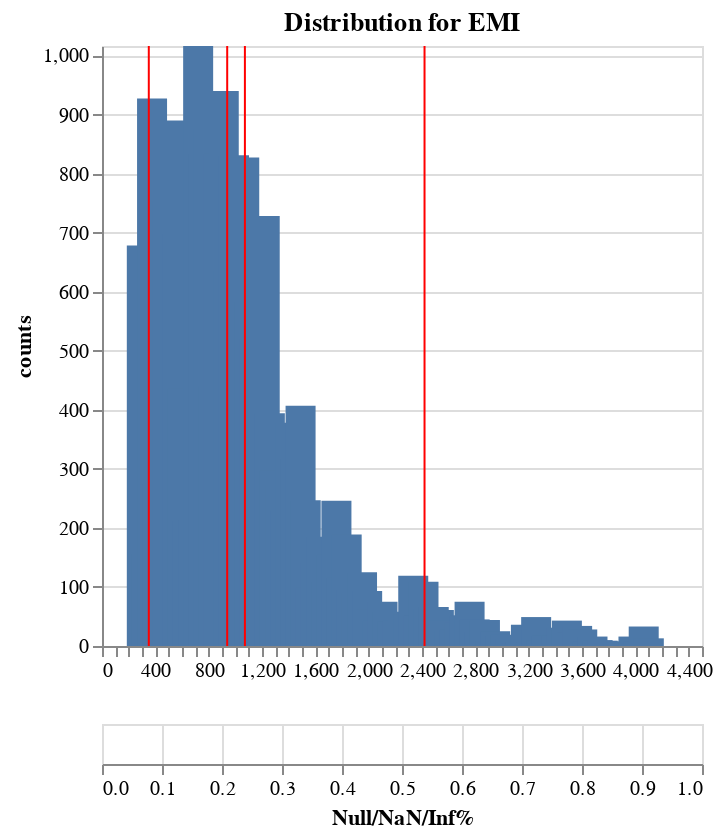

The notebook cell this image was saved under:
### Code cell
df_bins, plot = dia.plot_dist(
    "EMI",
    n_bins = 100, 
    density = False, 
    filter_by = pl.col("EMI").is_between(pl.col("EMI").quantile(0.01), pl.col("EMI").quantile(0.99)),
    show_bad_values = True
) # .interactive()

plot.interactive()

### Figure 1 — Vega specification as saved in the notebook (floating-point values rounded to 4 significant figures)
{"$schema": "https://vega.github.io/schema/vega/v5.json", "data": [{"name": "param_1_store"}, {"name": "source_0", "values": [{"counts": 678, "counts_end": 678.0, "counts_start": 0.0, "cuts": 298.6}, {"counts": 157, "counts_end": 157.0, "counts_start": 0.0, "cuts": 337.0}, {"counts": 927, "counts_end": 927.0, "counts_start": 0.0, "cuts": 375.4}, {"counts": 275, "counts_end": 275.0, "counts_start": 0.0, "cuts": 413.8}, {"counts": 312, "counts_end": 312.0, "counts_start": 0.0, "cuts": 452.3}, {"counts": 755, "counts_end": 755.0, "counts_start": 0.0, "cuts": 490.7}, {"counts": 890, "counts_end": 890.0, "counts_start": 0.0, "cuts": 529.1}, {"counts": 698, "counts_end": 698.0, "counts_start": 0.0, "cuts": 567.5}, {"counts": 436, "counts_end": 436.0, "counts_start": 0.0, "cuts": 605.9}, {"counts": 213, "counts_end": 213.0, "counts_start": 0.0, "cuts": 644.3}, {"counts": 213, "counts_end": 213.0, "counts_start": 0.0, "cuts": 682.7}, {"counts": 1016, "counts_end": 1016.0, "counts_start": 0.0, "cuts": 721.1}, {"counts": 833, "counts_end": 833.0, "counts_start": 0.0, "cuts": 759.5}, {"counts": 874, "counts_end": 874.0, "counts_start": 0.0, "cuts": 797.9}, {"counts": 440, "counts_end": 440.0, "counts_start": 0.0, "cuts": 836.4}, {"counts": 834, "counts_end": 834.0, "counts_start": 0.0, "cuts": 874.8}, {"counts": 940, "counts_end": 940.0, "counts_start": 0.0, "cuts": 913.2}, {"counts": 635, "counts_end": 635.0, "counts_start": 0.0, "cuts": 951.6}, {"counts": 831, "counts_end": 831.0, "counts_start": 0.0, "cuts": 990.0}, {"counts": 640, "counts_end": 640.0, "counts_start": 0.0, "cuts": 1028.0}, {"counts": 827, "counts_end": 827.0, "counts_start": 0.0, "cuts": 1067.0}, {"counts": 583, "counts_end": 583.0, "counts_start": 0.0, "cuts": 1105.0}, {"counts": 520, "counts_end": 520.0, "counts_start": 0.0, "cuts": 1144.0}, {"counts": 603, "counts_end": 603.0, "counts_start": 0.0, "cuts": 1182.0}, {"counts": 728, "counts_end": 728.0, "counts_start": 0.0, "cuts": 1220.0}, {"counts": 394, "counts_end": 394.0, "counts_start": 0.0, "cuts": 1259.0}, {"counts": 297, "counts_end": 297.0, "counts_start": 0.0, "cuts": 1297.0}, {"counts": 273, "counts_end": 273.0, "counts_start": 0.0, "cuts": 1336.0}, {"counts": 230, "counts_end": 230.0, "counts_start": 0.0, "cuts": 1374.0}, {"counts": 378, "counts_end": 378.0, "counts_start": 0.0, "cuts": 1413.0}, {"counts": 317, "counts_end": 317.0, "counts_start": 0.0, "cuts": 1451.0}, {"counts": 407, "counts_end": 407.0, "counts_start": 0.0, "cuts": 1489.0}, {"counts": 247, "counts_end": 247.0, "counts_start": 0.0, "cuts": 1528.0}, {"counts": 99, "counts_end": 99.0, "counts_start": 0.0, "cuts": 1566.0}, {"counts": 141, "counts_end": 141.0, "counts_start": 0.0, "cuts": 1605.0}, {"counts": 185, "counts_end": 185.0, "counts_start": 0.0, "cuts": 1643.0}, {"counts": 109, "counts_end": 109.0, "counts_start": 0.0, "cuts": 1681.0}, {"counts": 155, "counts_end": 155.0, "counts_start": 0.0, "cuts": 1720.0}, {"counts": 246, "counts_end": 246.0, "counts_start": 0.0, "cuts": 1758.0}, {"counts": 116, "counts_end": 116.0, "counts_start": 0.0, "cuts": 1797.0}, {"counts": 189, "counts_end": 189.0, "counts_start": 0.0, "cuts": 1835.0}, {"counts": 96, "counts_end": 96.0, "counts_start": 0.0, "cuts": 1873.0}, {"counts": 91, "counts_end": 91.0, "counts_start": 0.0, "cuts": 1912.0}, {"counts": 125, "counts_end": 125.0, "counts_start": 0.0, "cuts": 1950.0}, {"counts": 93, "counts_end": 93.0, "counts_start": 0.0, "cuts": 1989.0}, {"counts": 62, "counts_end": 62.0, "counts_start": 0.0, "cuts": 2027.0}, {"counts": 43, "counts_end": 43.0, "counts_start": 0.0, "cuts": 2065.0}, {"counts": 75, "counts_end": 75.0, "counts_start": 0.0, "cuts": 2104.0}, {"counts": 58, "counts_end": 58.0, "counts_start": 0.0, "cuts": 2142.0}, {"counts": 42, "counts_end": 42.0, "counts_start": 0.0, "cuts": 2181.0}, {"counts": 43, "counts_end": 43.0, "counts_start": 0.0, "cuts": 2219.0}, {"counts": 44, "counts_end": 44.0, "counts_start": 0.0, "cuts": 2258.0}, {"counts": 54, "counts_end": 54.0, "counts_start": 0.0, "cuts": 2296.0}, {"counts": 119, "counts_end": 119.0, "counts_start": 0.0, "cuts": 2334.0}, {"counts": 52, "counts_end": 52.0, "counts_start": 0.0, "cuts": 2373.0}, {"counts": 109, "counts_end": 109.0, "counts_start": 0.0, "cuts": 2411.0}, {"counts": 63, "counts_end": 63.0, "counts_start": 0.0, "cuts": 2450.0}, {"counts": 66, "counts_end": 66.0, "counts_start": 0.0, "cuts": 2488.0}, {"counts": 61, "counts_end": 61.0, "counts_start": 0.0, "cuts": 2526.0}, {"counts": 43, "counts_end": 43.0, "counts_start": 0.0, "cuts": 2565.0}, {"counts": 24, "counts_end": 24.0, "counts_start": 0.0, "cuts": 2603.0}, {"counts": 28, "counts_end": 28.0, "counts_start": 0.0, "cuts": 2642.0}, {"counts": 40, "counts_end": 40.0, "counts_start": 0.0, "cuts": 2680.0}, {"counts": 52, "counts_end": 52.0, "counts_start": 0.0, "cuts": 2718.0}, {"counts": 75, "counts_end": 75.0, "counts_start": 0.0, "cuts": 2757.0}, {"counts": 45, "counts_end": 45.0, "counts_start": 0.0, "cuts": 2795.0}, {"counts": 24, "counts_end": 24.0, "counts_start": 0.0, "cuts": 2834.0}, {"counts": 44, "counts_end": 44.0, "counts_start": 0.0, "cuts": 2872.0}, {"counts": 9, "counts_end": 9.0, "counts_start": 0.0, "cuts": 2910.0}, {"counts": 25, "counts_end": 25.0, "counts_start": 0.0, "cuts": 2949.0}, {"counts": 17, "counts_end": 17.0, "counts_start": 0.0, "cuts": 2987.0}, {"counts": 19, "counts_end": 19.0, "counts_start": 0.0, "cuts": 3026.0}, {"counts": 11, "counts_end": 11.0, "counts_start": 0.0, "cuts": 3064.0}, {"counts": 5, "counts_end": 5.0, "counts_start": 0.0, "cuts": 3103.0}, {"counts": 7, "counts_end": 7.0, "counts_start": 0.0, "cuts": 3141.0}, {"counts": 36, "counts_end": 36.0, "counts_start": 0.0, "cuts": 3179.0}, {"counts": 6, "counts_end": 6.0, "counts_start": 0.0, "cuts": 3218.0}, {"counts": 49, "counts_end": 49.0, "counts_start": 0.0, "cuts": 3256.0}, {"counts": 10, "counts_end": 10.0, "counts_start": 0.0, "cuts": 3295.0}, {"counts": 18, "counts_end": 18.0, "counts_start": 0.0, "cuts": 3333.0}, {"counts": 14, "counts_end": 14.0, "counts_start": 0.0, "cuts": 3371.0}, {"counts": 17, "counts_end": 17.0, "counts_start": 0.0, "cuts": 3410.0}, {"counts": 31, "counts_end": 31.0, "counts_start": 0.0, "cuts": 3448.0}, {"counts": 43, "counts_end": 43.0, "counts_start": 0.0, "cuts": 3487.0}, {"counts": 23, "counts_end": 23.0, "counts_start": 0.0, "cuts": 3525.0}, {"counts": 34, "counts_end": 34.0, "counts_start": 0.0, "cuts": 3563.0}, {"counts": 28, "counts_end": 28.0, "counts_start": 0.0, "cuts": 3602.0}, {"counts": 8, "counts_end": 8.0, "counts_start": 0.0, "cuts": 3640.0}, {"counts": 16, "counts_end": 16.0, "counts_start": 0.0, "cuts": 3679.0}, {"counts": 10, "counts_end": 10.0, "counts_start": 0.0, "cuts": 3717.0}, {"counts": 9, "counts_end": 9.0, "counts_start": 0.0, "cuts": 3756.0}, {"counts": 5, "counts_end": 5.0, "counts_start": 0.0, "cuts": 3794.0}, {"counts": 6, "counts_end": 6.0, "counts_start": 0.0, "cuts": 3832.0}, {"counts": 4, "counts_end": 4.0, "counts_start": 0.0, "cuts": 3871.0}, {"counts": 8, "counts_end": 8.0, "counts_start": 0.0, "cuts": 3909.0}, {"counts": 1, "counts_end": 1.0, "counts_start": 0.0, "cuts": 3948.0}, {"counts": 16, "counts_end": 16.0, "counts_start": 0.0, "cuts": 3986.0}, {"counts": 8, "counts_end": 8.0, "counts_start": 0.0, "cuts": 4024.0}, {"counts": 33, "counts_end": 33.0, "counts_start": 0.0, "cuts": 4063.0}, {"counts": 13, "counts_end": 13.0, "counts_start": 0.0, "cuts": 4101.0}]}, {"name": "source_1", "values": [{"names": "p5", "stats": 351.0}, {"names": "p50", "stats": 939.0}, {"names": "avg", "stats": 1072.0}, {"names": "p95", "stats": 2419.0}]}, {"name": "source_2", "values": [{"Null/NaN/Inf%": 0.0, "Null/NaN/Inf%_end": 0.0, "Null/NaN/Inf%_start": 0.0}]}], "signals": [{"name": "concat_0_height", "value": 300}, {"name": "view_2_height", "value": 20}, {"name": "unit", "value": {}, "on": [{"events": "pointermove", "update": "isTuple(group()) ? group() : unit"}]}, {"name": "param_1", "update": "{\"cuts\": param_1_cuts, \"counts\": param_1_counts, \"Null/NaN/Inf%\": param_1_Null_NaN_Inf_}"}, {"name": "param_1_cuts"}, {"name": "param_1_counts"}, {"name": "param_1_Null_NaN_Inf_"}], "marks": [{"type": "group", "name": "concat_0_group", "encode": {"update": {"width": {"signal": "width"}, "height": {"signal": "concat_0_height"}}}, "signals": [{"name": "param_1_cuts", "on": [{"events": [{"source": "view", "type": "dblclick"}], "update": "null"}, {"events": {"signal": "param_1_translate_delta"}, "update": "panLinear(param_1_translate_anchor.extent_x, -param_1_translate_delta.x / width)"}, {"events": {"signal": "param_1_zoom_delta"}, "update": "zoomLinear(domain(\"concat_0_x\"), param_1_zoom_anchor.x, param_1_zoom_delta)"}], "push": "outer"}, {"name": "param_1_counts", "on": [{"events": [{"source": "view", "type": "dblclick"}], "update": "null"}, {"events": {"signal": "param_1_translate_delta"}, "update": "panLinear(param_1_translate_anchor.extent_y, param_1_translate_delta.y / concat_0_height)"}, {"events": {"signal": "param_1_zoom_delta"}, "update": "zoomLinear(domain(\"concat_0_y\"), param_1_zoom_anchor.y, param_1_zoom_delta)"}], "push": "outer"}, {"name": "param_1_tuple", "on": [{"events": [{"signal": "param_1_cuts || param_1_counts"}], "update": "param_1_cuts && param_1_counts ? {unit: \"view_1\", fields: param_1_tuple_fields, values: [param_1_cuts,param_1_counts]} : null"}]}, {"name": "param_1_tuple_fields", "value": [{"field": "cuts", "channel": "x", "type": "R"}, {"field": "counts", "channel": "y", "type": "R"}]}, {"name": "param_1_translate_anchor", "value": {}, "on": [{"events": [{"source": "scope", "type": "pointerdown"}], "update": "{x: x(unit), y: y(unit), extent_x: domain(\"concat_0_x\"), extent_y: domain(\"concat_0_y\")}"}]}, {"name": "param_1_translate_delta", "value": {}, "on": [{"events": [{"source": "window", "between": [{"source": "scope", "type": "pointerdown"}, {"source": "window", "type": "pointerup"}], "consume": true, "type": "pointermove"}], "update": "{x: param_1_translate_anchor.x - x(unit), y: param_1_translate_anchor.y - y(unit)}"}]}, {"name": "param_1_zoom_anchor", "on": [{"events": [{"source": "scope", "type": "wheel", "consume": true}], "update": "{x: invert(\"concat_0_x\", x(unit)), y: invert(\"concat_0_y\", y(unit))}"}]}, {"name": "param_1_zoom_delta", "on": [{"events": [{"source": "scope", "type": "wheel", "consume": true}], "update": "pow(1.001, event.deltaY * pow(16, event.deltaMode))", "force": true}]}, {"name": "param_1_modify", "on": [{"events": {"signal": "param_1_tuple"}, "update": "modify(\"param_1_store\", param_1_tuple, true)"}]}], "marks": [{"type": "rect", "name": "view_1_marks", "from": {"data": "source_0"}, "encode": {"update": {"fill": {"value": "#4c78a8"}, "y2": {"field": "counts_start", "scale": "concat_0_y"}, "width": {"value": 15}, "tooltip": {"signal": "{\"CutValue\": format(datum[\"cuts\"], \"\"), \"counts\": format(datum[\"counts\"], \"\")}"}, "y": {"field": "counts_end", "scale": "concat_0_y"}, "xc": {"field": "cuts", "scale": "concat_0_x"}}}, "style": ["bar"], "clip": true, "interactive": true}, {"type": "rule", "name": "concat_0_layer_1_marks", "from": {"data": "source_1"}, "encode": {"update": {"x": {"field": "stats", "scale": "concat_0_x"}, "tooltip": {"signal": "{\"Stats\": isValid(datum[\"names\"]) ? datum[\"names\"] : \"\"+datum[\"names\"], \"Value\": format(datum[\"stats\"], \"\")}"}, "y": {"value": 0}, "stroke": {"value": "red"}, "y2": {"field": {"signal": null, "datum": null, "group": "height", "parent": null}}}}, "style": ["rule"], "clip": true, "interactive": true}], "axes": [{"scale": "concat_0_y", "zindex": 0, "minExtent": 0, "grid": true, "tickCount": {"signal": "ceil(concat_0_height/40)"}, "ticks": false, "maxExtent": 0, "orient": "left", "labels": false, "gridScale": "concat_0_x", "aria": false, "domain": false}, {"scale": "concat_0_x", "zindex": 0, "labelFlush": true, "labelOverlap": true, "orient": "bottom", "tickCount": 50, "grid": false}, {"scale": "concat_0_y", "labelOverlap": true, "grid": false, "orient": "left", "tickCount": {"signal": "ceil(concat_0_height/40)"}, "zindex": 0, "title": "counts"}], "title": {"text": "Distribution for EMI", "frame": "group"}, "style": "cell"}, {"type": "group", "name": "view_2_group", "encode": {"update": {"width": {"signal": "width"}, "height": {"signal": "view_2_height"}}}, "signals": [{"name": "height", "update": "view_2_height"}, {"name": "param_1_Null_NaN_Inf_", "on": [{"events": [{"source": "view", "type": "dblclick"}], "update": "null"}, {"events": {"signal": "param_1_translate_delta"}, "update": "panLinear(param_1_translate_anchor.extent_x, -param_1_translate_delta.x / width)"}, {"events": {"signal": "param_1_zoom_delta"}, "update": "zoomLinear(domain(\"view_2_x\"), param_1_zoom_anchor.x, param_1_zoom_delta)"}], "push": "outer"}, {"name": "param_1_tuple", "on": [{"events": [{"signal": "param_1_Null_NaN_Inf_"}], "update": "param_1_Null_NaN_Inf_ ? {unit: \"view_2\", fields: param_1_tuple_fields, values: [param_1_Null_NaN_Inf_]} : null"}]}, {"name": "param_1_tuple_fields", "value": [{"field": "Null/NaN/Inf%", "channel": "x", "type": "R"}]}, {"name": "param_1_translate_anchor", "value": {}, "on": [{"events": [{"source": "scope", "type": "pointerdown"}], "update": "{x: x(unit), y: y(unit), extent_x: domain(\"view_2_x\")}"}]}, {"name": "param_1_translate_delta", "value": {}, "on": [{"events": [{"source": "window", "between": [{"source": "scope", "type": "pointerdown"}, {"source": "window", "type": "pointerup"}], "type": "pointermove", "consume": true}], "update": "{x: param_1_translate_anchor.x - x(unit), y: param_1_translate_anchor.y - y(unit)}"}]}, {"name": "param_1_zoom_anchor", "on": [{"events": [{"source": "scope", "type": "wheel", "consume": true}], "update": "{x: invert(\"view_2_x\", x(unit))}"}]}, {"name": "param_1_zoom_delta", "on": [{"events": [{"source": "scope", "consume": true, "type": "wheel"}], "update": "pow(1.001, event.deltaY * pow(16, event.deltaMode))", "force": true}]}, {"name": "param_1_modify", "on": [{"events": {"signal": "param_1_tuple"}, "update": "modify(\"param_1_store\", param_1_tuple, true)"}]}], "marks": [{"type": "rect", "name": "view_2_marks", "from": {"data": "source_2"}, "encode": {"update": {"tooltip": {"signal": "{\"Null/NaN/Inf%\": format(datum[\"Null/NaN/Inf%\"], \"\")}"}, "height": {"signal": "0.9 * height"}, "opacity": {"value": 0.5}, "fill": {"value": "#4c78a8"}, "x": {"field": "Null/NaN/Inf%_end", "scale": "view_2_x"}, "x2": {"field": "Null/NaN/Inf%_start", "scale": "view_2_x"}, "yc": {"signal": "view_2_height", "mult": 0.5}}}, "interactive": true, "style": ["bar"], "clip": true}], "axes": [{"scale": "view_2_x", "domain": false, "ticks": false, "maxExtent": 0, "minExtent": 0, "aria": false, "tickCount": {"signal": "ceil(width/40)"}, "labels": false, "grid": true, "zindex": 0, "orient": "bottom"}, {"scale": "view_2_x", "labelOverlap": true, "tickCount": {"signal": "ceil(width/40)"}, "zindex": 0, "orient": "bottom", "title": "Null/NaN/Inf%", "grid": false, "labelFlush": true}], "style": "cell"}], "scales": [{"name": "concat_0_x", "type": "linear", "domain": {"fields": [{"data": "source_0", "field": "cuts"}, {"data": "source_1", "field": "stats"}]}, "range": [0, {"signal": "width"}], "zero": false, "padding": 5, "domainRaw": {"signal": "param_1[\"cuts\"]"}, "nice": true}, {"name": "concat_0_y", "type": "linear", "domain": {"data": "source_0", "fields": ["counts_start", "counts_end"]}, "range": [{"signal": "concat_0_height"}, 0], "domainRaw": {"signal": "param_1[\"counts\"]"}, "domainMin": 0, "zero": true}, {"name": "view_2_x", "type": "linear", "domain": [0, 1], "range": [0, {"signal": "width"}], "domainRaw": {"signal": "param_1[\"Null/NaN/Inf%\"]"}, "zero": true}], "width": 300, "padding": 5, "background": "white", "layout": {"padding": 20, "columns": 1, "bounds": "full", "align": "each"}}
